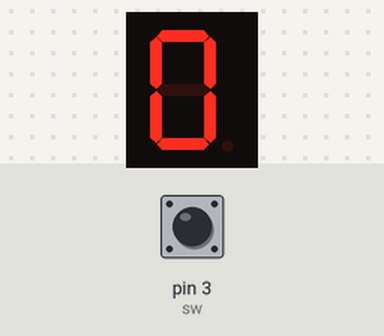
The sketch below on a simulated Arduino Uno, built with avr-gcc and run on an emulated ATmega328P. On the bench: 1-digit seven-segment display. Wiring (inferred from the names in the program): 1-digit 7-segment display, segments lit when LOW: segments pin 6, pin 7, pin 8, pin 9, pin 10, pin 11, pin 12. Inputs (shaded band) come from the test bench; at power-on: pin 3 (sw) LOW. The segment pins are drawn as the display they are named for.

Above: at 1.2 s.
1.3 s: pin 3 (sw) pulled HIGH for 1 s
At 1.8 s:
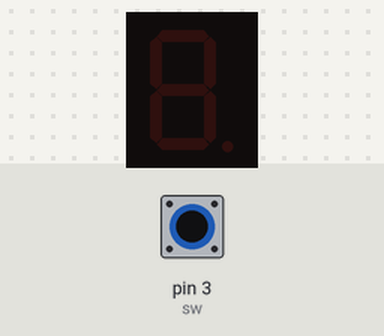
At 3.3 s:
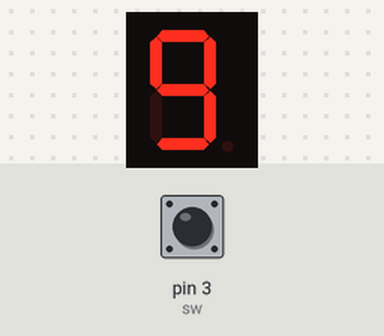
5.3 s: pin 3 (sw) pulled HIGH for 0.15 s
8.4 s: pin 3 (sw) pulled HIGH for 0.15 s
11.5 s: pin 3 (sw) pulled HIGH for 0.15 s
Timing chart, 0 to 14.5 s (numbered marks = the images above; inputs shaded):
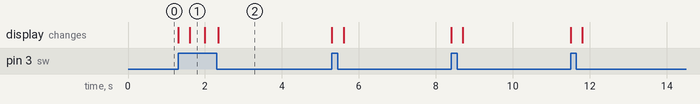

The sketch:

7Seg_SW_0-9.ino
```cpp
int a = 6;        //for light part A
int b = 7;        // B
int c = 8;        // C
int d = 9;        // D
int e = 10;       // E
int f = 11;       // F
int g = 12;       // G
int sw = 3;
int x=0;
void segmentoff()
{
  digitalWrite(a, HIGH);  digitalWrite(b, HIGH);  digitalWrite(c, HIGH);
  digitalWrite(d, HIGH);  digitalWrite(e, HIGH);  digitalWrite(f, HIGH);
  digitalWrite(g, HIGH);
}
void setup()
{
  pinMode(a, OUTPUT);    pinMode(b, OUTPUT);    pinMode(c, OUTPUT);
  pinMode(d, OUTPUT);    pinMode(e, OUTPUT);    pinMode(f, OUTPUT);
  pinMode(g, OUTPUT);
}
void segment_nom(int nomb)
{
  if ( nomb != 1 && nomb != 4)
    digitalWrite(a, LOW);
  if (nomb != 5 && nomb != 6)
    digitalWrite(b, LOW);
  if (nomb != 2)
    digitalWrite(c, LOW);
  if (nomb != 1 && nomb != 4 && nomb != 7)
    digitalWrite(d, LOW);
  if (nomb != 1 && nomb != 3 && nomb != 4 && nomb != 5 && nomb != 7 && nomb != 9 )
    digitalWrite(e, LOW);
  if (nomb != 1 && nomb != 2 && nomb != 3 && nomb != 7)
    digitalWrite(f, LOW);
  if (nomb != 0 && nomb != 1 && nomb != 7)
    digitalWrite(g, LOW);
}
void loop()
{
  segmentoff();
  if (digitalRead (sw) == HIGH)
  {
    x += 1;
    if (x == 10) x = 9;
    delay(100);
  }
  segment_nom(x);
}
```

Measured:
- after the input at 1.3 s, the display: changes at once (image 1)
- what the display in image 1 shows lasts 0.4 s, from 1.6 s to 2.0 s
